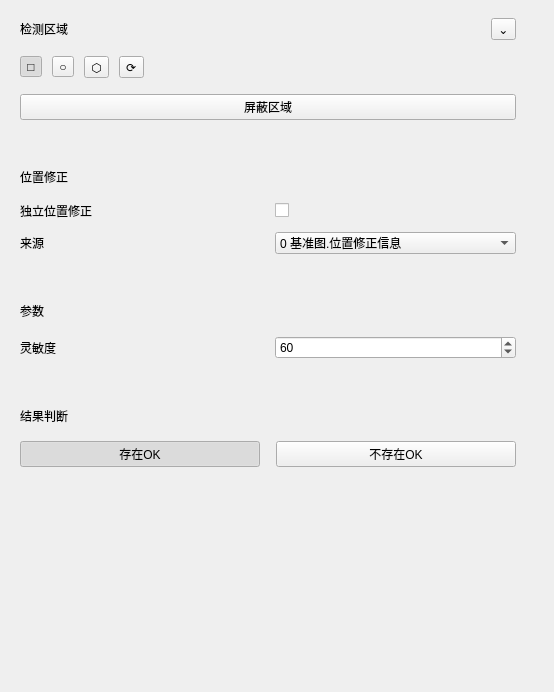
               <widget class="QWidget" name="circleBasicParamsContents">
                <property name="geometry">
                 <rect>
                  <x>0</x>
                  <y>0</y>
                  <width>554</width>
                  <height>692</height>
                 </rect>
                </property>
                <layout class="QVBoxLayout" name="verticalLayout_basicConfigCards">
                 <property name="spacing">
                  <number>12</number>
                 </property>
                 <property name="leftMargin">
                  <number>0</number>
                 </property>
                 <property name="topMargin">
                  <number>0</number>
                 </property>
                 <property name="rightMargin">
                  <number>18</number>
                 </property>
                 <property name="bottomMargin">
                  <number>0</number>
                 </property>
                 <item>
                  <widget class="QFrame" name="basicDetectionAreaCard">
                   <property name="frameShape">
                    <enum>QFrame::NoFrame</enum>
                   </property>
                   <property name="panelRole" stdset="0">
                    <string>configCard</string>
                   </property>
                   <layout class="QVBoxLayout" name="basicVerticalLayout_detectionArea">
                    <property name="spacing">
                     <number>16</number>
                    </property>
                    <property name="leftMargin">
                     <number>20</number>
                    </property>
                    <property name="topMargin">
                     <number>18</number>
                    </property>
                    <property name="rightMargin">
                     <number>20</number>
                    </property>
                    <property name="bottomMargin">
                     <number>18</number>
                    </property>
                    <item>
                     <layout class="QHBoxLayout" name="basicHorizontalLayout_detectionHeader">
                      <item>
                       <widget class="QLabel" name="basicDetectionAreaTitleLabel">
                        <property name="text">
                         <string>检测区域</string>
                        </property>
                        <property name="role" stdset="0">
                         <string>cardTitle</string>
                        </property>
                       </widget>
                      </item>
                      <item>
                       <spacer name="basicHorizontalSpacer_detectionHeader">
                        <property name="orientation">
                         <enum>Qt::Horizontal</enum>
                        </property>
                        <property name="sizeHint" stdset="0">
                         <size>
                          <width>40</width>
                          <height>20</height>
                         </size>
                        </property>
                       </spacer>
                      </item>
                      <item>
                       <widget class="QToolButton" name="basicDetectionCollapseButton">
                        <property name="text">
                         <string>⌄</string>
                        </property>
                        <property name="role" stdset="0">
                         <string>collapseCard</string>
                        </property>
                       </widget>
                      </item>
                     </layout>
                    </item>
                    <item>
                     <layout class="QHBoxLayout" name="basicHorizontalLayout_detectionButtons">
                      <property name="spacing">
                       <number>10</number>
                      </property>
                      <item>
                       <widget class="QToolButton" name="basicDetectionRectButton">
                        <property name="text">
                         <string>□</string>
                        </property>
                        <property name="checkable">
                         <bool>true</bool>
                        </property>
                        <property name="checked">
                         <bool>true</bool>
                        </property>
                        <property name="actionRole" stdset="0">
                         <string>toolbarIcon</string>
                        </property>
                       </widget>
                      </item>
                      <item>
                       <widget class="QToolButton" name="basicDetectionCircleButton">
                        <property name="text">
                         <string>○</string>
                        </property>
                        <property name="checkable">
                         <bool>true</bool>
                        </property>
                        <property name="actionRole" stdset="0">
                         <string>toolbarIcon</string>
                        </property>
                       </widget>
                      </item>
                      <item>
                       <widget class="QToolButton" name="basicDetectionPolygonButton">
                        <property name="text">
                         <string>⬡</string>
                        </property>
                        <property name="checkable">
                         <bool>true</bool>
                        </property>
                        <property name="actionRole" stdset="0">
                         <string>toolbarIcon</string>
                        </property>
                       </widget>
                      </item>
                      <item>
                       <widget class="QToolButton" name="basicDetectionResetButton">
                        <property name="text">
                         <string>⟳</string>
                        </property>
                        <property name="actionRole" stdset="0">
                         <string>toolbarIcon</string>
                        </property>
                       </widget>
                      </item>
                      <item>
                       <spacer name="basicHorizontalSpacer_detectionButtons">
                        <property name="orientation">
                         <enum>Qt::Horizontal</enum>
                        </property>
                        <property name="sizeHint" stdset="0">
                         <size>
                          <width>40</width>
                          <height>20</height>
                         </size>
                        </property>
                       </spacer>
                      </item>
                     </layout>
                    </item>
                    <item>
                     <widget class="QPushButton" name="basicDetectionMaskEditButton">
                      <property name="text">
                       <string>屏蔽区域</string>
                      </property>
                      <property name="actionRole" stdset="0">
                       <string>secondary</string>
                      </property>
                     </widget>
                    </item>
                   </layout>
                  </widget>
                 </item>
                 <item>
                  <widget class="QFrame" name="basicPositionCard">
                   <property name="frameShape">
                    <enum>QFrame::NoFrame</enum>
                   </property>
                   <property name="panelRole" stdset="0">
                    <string>configCard</string>
                   </property>
                   <layout class="QVBoxLayout" name="basicVerticalLayout_position">
                    <property name="spacing">
                     <number>16</number>
                    </property>
                    <property name="leftMargin">
                     <number>20</number>
                    </property>
                    <property name="topMargin">
                     <number>18</number>
                    </property>
                    <property name="rightMargin">
                     <number>20</number>
                    </property>
                    <property name="bottomMargin">
                     <number>18</number>
                    </property>
                    <item>
                     <widget class="QLabel" name="basicPositionTitleLabel">
                      <property name="text">
                       <string>位置修正</string>
                      </property>
                      <property name="role" stdset="0">
                       <string>cardTitle</string>
                      </property>
                     </widget>
                    </item>
                    <item>
                     <layout class="QGridLayout" name="basicGridLayout_position">
                      <property name="horizontalSpacing">
                       <number>14</number>
                      </property>
                      <property name="verticalSpacing">
                       <number>12</number>
                      </property>
                      <item row="0" column="0">
                       <widget class="QLabel" name="basicPositionCorrectionLabel">
                        <property name="text">
                         <string>独立位置修正</string>
                        </property>
                        <property name="role" stdset="0">
                         <string>rowField</string>
                        </property>
                       </widget>
                      </item>
                      <item row="0" column="1">
                       <widget class="QCheckBox" name="basicPositionCorrectionSwitch">
                        <property name="text">
                         <string/>
                        </property>
                        <property name="checkable">
                         <bool>true</bool>
                        </property>
                       </widget>
                      </item>
                      <item row="1" column="0">
                       <widget class="QLabel" name="basicPositionCorrectionSourceLabel">
                        <property name="text">
                         <string>来源</string>
                        </property>
                        <property name="role" stdset="0">
                         <string>rowField</string>
                        </property>
                       </widget>
                      </item>
                      <item row="1" column="1">
                       <widget class="QComboBox" name="basicPositionCorrectionComboBox">
                        <item>
                         <property name="text">
                          <string>0 基准图.位置修正信息</string>
                         </property>
                        </item>
                       </widget>
                      </item>
                     </layout>
                    </item>
                   </layout>
                  </widget>
                 </item>
                 <item>
                  <widget class="QFrame" name="basicParamCard">
                   <property name="frameShape">
                    <enum>QFrame::NoFrame</enum>
                   </property>
                   <property name="panelRole" stdset="0">
                    <string>configCard</string>
                   </property>
                   <layout class="QVBoxLayout" name="basicVerticalLayout_param">
                    <property name="spacing">
                     <number>16</number>
                    </property>
                    <property name="leftMargin">
                     <number>20</number>
                    </property>
                    <property name="topMargin">
                     <number>18</number>
                    </property>
                    <property name="rightMargin">
                     <number>20</number>
                    </property>
                    <property name="bottomMargin">
                     <number>18</number>
                    </property>
                    <item>
                     <widget class="QLabel" name="basicParamTitleLabel">
                      <property name="text">
                       <string>参数</string>
                      </property>
                      <property name="role" stdset="0">
                       <string>cardTitle</string>
                      </property>
                     </widget>
                    </item>
                    <item>
                     <layout class="QGridLayout" name="basicGridLayout_param">
                      <property name="horizontalSpacing">
                       <number>14</number>
                      </property>
                      <property name="verticalSpacing">
                       <number>12</number>
                      </property>
                      <item row="0" column="0">
                       <widget class="QLabel" name="circleBasicSensitivityLabel">
                        <property name="text">
                         <string>灵敏度</string>
                        </property>
                        <property name="role" stdset="0">
                         <string>rowField</string>
                        </property>
                       </widget>
                      </item>
                      <item row="0" column="1">
                       <widget class="QSpinBox" name="circleBasicSensitivitySpinBox">
                        <property name="minimum">
                         <number>0</number>
                        </property>
                        <property name="maximum">
                         <number>100</number>
                        </property>
                        <property name="value">
                         <number>60</number>
                        </property>
                       </widget>
                      </item>
                     </layout>
                    </item>
                   </layout>
                  </widget>
                 </item>
                 <item>
                  <widget class="QFrame" name="basicResultJudgeCard">
                   <property name="frameShape">
                    <enum>QFrame::NoFrame</enum>
                   </property>
                   <property name="panelRole" stdset="0">
                    <string>configCard</string>
                   </property>
                   <layout class="QVBoxLayout" name="basicVerticalLayout_resultJudge">
                    <property name="spacing">
                     <number>16</number>
                    </property>
                    <property name="leftMargin">
                     <number>20</number>
                    </property>
                    <property name="topMargin">
                     <number>18</number>
                    </property>
                    <property name="rightMargin">
                     <number>20</number>
                    </property>
                    <property name="bottomMargin">
                     <number>18</number>
                    </property>
                    <item>
                     <widget class="QLabel" name="basicResultJudgeTitleLabel">
                      <property name="text">
                       <string>结果判断</string>
                      </property>
                      <property name="role" stdset="0">
                       <string>cardTitle</string>
                      </property>
                     </widget>
                    </item>
                    <item>
                     <layout class="QHBoxLayout" name="basicHorizontalLayout_resultPresenceButtons">
                      <item>
                       <widget class="QPushButton" name="basicPresentOkButton">
                        <property name="text">
                         <string>存在OK</string>
                        </property>
                        <property name="checkable">
                         <bool>true</bool>
                        </property>
                        <property name="checked">
                         <bool>true</bool>
                        </property>
                       </widget>
                      </item>
                      <item>
                       <widget class="QPushButton" name="basicAbsentOkButton">
                        <property name="text">
                         <string>不存在OK</string>
                        </property>
                        <property name="checkable">
                         <bool>true</bool>
                        </property>
                       </widget>
                      </item>
                     </layout>
                    </item>
                   </layout>
                  </widget>
                 </item>
                 <item>
                  <spacer name="verticalSpacer_basicConfigCards">
                   <property name="orientation">
                    <enum>Qt::Vertical</enum>
                   </property>
                   <property name="sizeHint" stdset="0">
                    <size>
                     <width>20</width>
                     <height>40</height>
                    </size>
                   </property>
                  </spacer>
                 </item>
                </layout>
               </widget>
